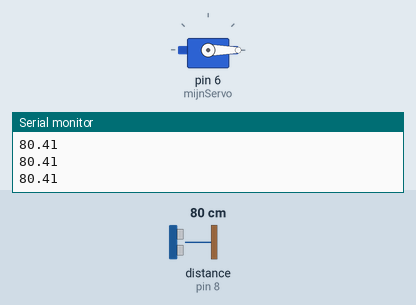
Simulated run of this sketch. Board: Arduino Uno, built with avr-gcc and run on an emulated ATmega328P. Shown: servo, the last lines printed to the serial monitor. The inputs (shaded band) are chosen by the test bench; at power-on: distance to the obstacle (sensor on pin 8) 80 cm. The echo pulse lasts 58.3 µs per cm.

Above: at 1.2 s.
1.3 s: distance to the obstacle (sensor on pin 8) set to 4 cm
At 1.8 s:
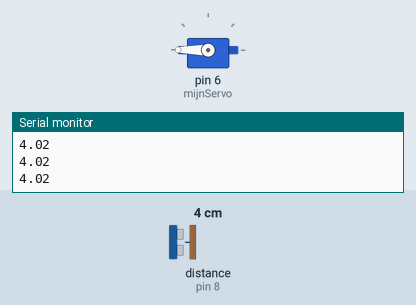
2.8 s: distance to the obstacle (sensor on pin 8) set to 9 cm
At 3.7 s:
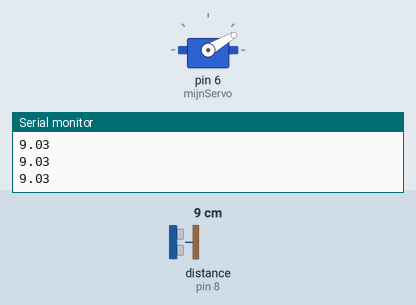
Timing chart, 0 to 5.8 s (numbered marks = the images above; inputs shaded):
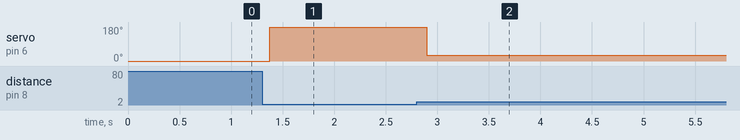

Measured:
- after the input at 1.3 s, servo on pin 6 (mijnServo): 0° → 180° after 0.08 s
- after the input at 2.8 s, servo on pin 6 (mijnServo): 180° → 30° after 0.10 s

The sketch:

Opdracht7.ino
```cpp
// Code is geschreven met behulp van de sheets les 4
//
#include <Servo.h>

//de triggerpin
const int tPin = 9;
//de echo pin
const int ePin = 8;
float time;
float distance;
float mapWaarde = 0;
Servo mijnServo;


void setup()
{
  Serial.begin(9600);
  pinMode(tPin, OUTPUT);
  pinMode(ePin, INPUT);

  mijnServo.attach(6);
  //Om te zorgen dat de servo op de correcte positie starts gebruik ik een
  //write om te resetten
  mijnServo.write(0);
}

void loop()
{


  //Triggerpin begint op LOW
  digitalWrite(tPin, LOW);
  delayMicroseconds(2);

  //Zet triggerpin op HIGH om het ultrasoon geluid aan te zetten
  digitalWrite(tPin, HIGH);
  delayMicroseconds(100);
  //zet de triggerpin vervolgens weer uit
  digitalWrite(tPin, LOW);

  //Vraagt op hoelang de echopin op HIGh heeft gestaan
  time = pulseIn(ePin, HIGH);

  //Afstand wordt berekend a.d.h.v. de snelheid van het geluid
 distance = time / 58;
  //ik gebruik een println om te checken of het klopt
 Serial.println(distance);

  //De servo wordt aangepast a.d.h.v. de afstand van een object wat
  //wordt opgepakt door de ultrasoon sensor
  //Het object moet binnen 10 en 4 cm afstand komen
  if(distance <= 10 && distance >= 4)
  {
    //D.m.v. de mapwaarde wordt de distance omgerekend naar
    //de correcte afstand zodat alle standen door de servo
    //worden doorlopen
    mapWaarde = map(distance, 10, 4, 0, 180);
    mijnServo.write(mapWaarde);
  }

  delay(100);
}
```
